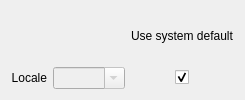
<?xml version="1.0" encoding="UTF-8"?>
<ui version="4.0">
 <class>Dialogs::QtLanguageOptionPage</class>
 <widget class="QWidget" name="Dialogs::QtLanguageOptionPage">
  <property name="windowTitle">
   <string>Localization</string>
  </property>
  <property name="styleSheet">
   <string notr="true">QGroupBox { font-weight: bold };</string>
  </property>
  <layout class="QGridLayout" name="gridLayout">
   <item row="1" column="0">
    <widget class="QLabel" name="localeLabel">
     <property name="text">
      <string>Locale</string>
     </property>
     <property name="alignment">
      <set>Qt::AlignRight|Qt::AlignTrailing|Qt::AlignVCenter</set>
     </property>
    </widget>
   </item>
   <item row="1" column="1">
    <widget class="QComboBox" name="localeComboBox">
     <property name="enabled">
      <bool>false</bool>
     </property>
     <property name="editable">
      <bool>true</bool>
     </property>
    </widget>
   </item>
   <item row="1" column="2" alignment="Qt::AlignHCenter">
    <widget class="QCheckBox" name="localeCheckBox">
     <property name="checked">
      <bool>true</bool>
     </property>
    </widget>
   </item>
   <item row="0" column="2">
    <widget class="QLabel" name="defaultLabel">
     <property name="text">
      <string>Use system default</string>
     </property>
    </widget>
   </item>
  </layout>
 </widget>
 <resources/>
 <connections>
  <connection>
   <sender>localeCheckBox</sender>
   <signal>toggled(bool)</signal>
   <receiver>localeComboBox</receiver>
   <slot>setDisabled(bool)</slot>
   <hints>
    <hint type="sourcelabel">
     <x>159</x>
     <y>39</y>
    </hint>
    <hint type="destinationlabel">
     <x>75</x>
     <y>39</y>
    </hint>
   </hints>
  </connection>
 </connections>
</ui>
